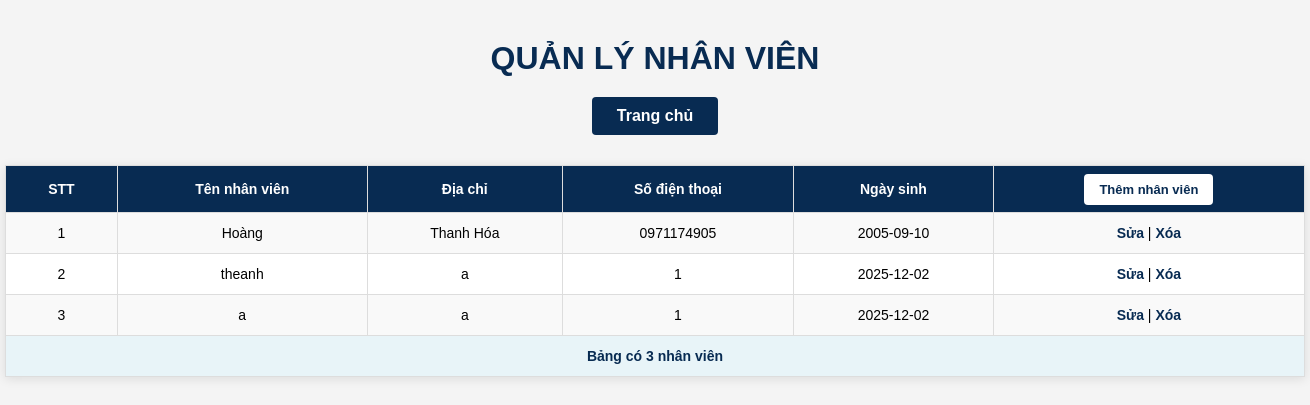
The app's page /nhanvien/nhanvien.php (signed in), older data.
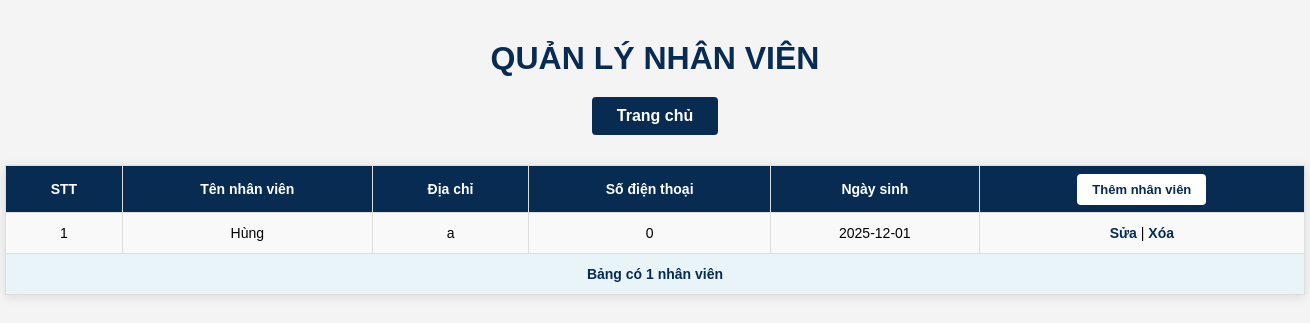
The same page, newer data.
### tables this page shows
CREATE TABLE `nhanvien` (
  `manv` int(10) NOT NULL,
  `tennv` varchar(50) NOT NULL,
  `diachi` varchar(50) NOT NULL,
  `sdt` varchar(30) NOT NULL,
  `ns` date NOT NULL
);

### nhanvien/nhanvien.php (the view, shortened to what this page needs)
<?php
$db = new DB();
$conn = $db->getConnection() or die("Không thể kết nối database");
?>
<!DOCTYPE html>
<html lang="en">
<head>
    <link rel="stylesheet" href="../css/nv.css">
</head>
<body>
    <h1 align="center">QUẢN LÝ NHÂN VIÊN</h1>
    <h2 align="center"><a href="../trangchu.php">Trang chủ</a></h2>
    <?php
    $sql_select = "SELECT * FROM `nhanvien`";
    $result = mysqli_query($conn, $sql_select);
    $tong_bg = mysqli_num_rows($result);
    $stt = 0;
    while($row = mysqli_fetch_object($result)) {
        $stt++;
        $manv[$stt] = $row->manv;
        $tennv[$stt] = $row->tennv;
        $diachi[$stt] = $row->diachi;
        $sdt[$stt] = $row->sdt;
        $ns[$stt] = $row->ns;
    }
    ?>
    <table width="1300" align="center" border="1">
        <tr>
            <th>STT</th>
            <th width="250">Tên nhân viên</th>
            <th>Địa chỉ</th>
            <th>Số điện thoại</th>
            <th>Ngày sinh</th>
            <th><a href="nhanvien_add.php">Thêm nhân viên</a></th>
        </tr>
        <?php
        for ($i=1; $i<=$tong_bg; $i++) {
        ?>
            <tr align="center">
                <td><?php echo $i; ?></td>
                <td><?php echo $tennv[$i]; ?></td>
                <td><?php echo $diachi[$i]; ?></td>
                <td><?php echo $sdt[$i]; ?></td>
                <td><?php echo $ns[$i]; ?></td>
                <td>
                    <a href="nhanvien_edit.php?manv=<?php echo $manv[$i]; ?>">Sửa</a> |
                    <a href="nhanvien_del.php?manv=<?php echo $manv[$i]; ?>"
                       onclick="return confirm('Bạn có chắc muốn xóa nhân viên này?')">Xóa</a>
                </td>
            </tr>
        <?php
        }
        ?>
        <tr>
            <td colspan="6" align="right">Bảng có <?php echo $tong_bg; ?> nhân viên</td>
        </tr>
    </table>
</body>
</html>

Row changes from the older to the newer data that the page shows:
removed nhanvien: tennv "theanh", diachi "a"
Text that changed along with them:
$tong_bg: "3" → "1"
new list line: "1 Hùng a 0 2025-12-01 Sửa | Xóa"
list line gone: "1 Hoàng Thanh Hóa 0971174905 2005-09-10 Sửa | Xóa"
list line gone: "2 a 1 2025-12-02 Sửa | Xóa"
list line gone: "3 a 1 2025-12-02 Sửa | Xóa"
